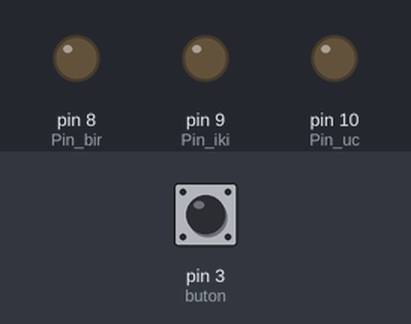
Simulated run of this sketch. Board: Arduino Uno, built with avr-gcc and run on an emulated ATmega328P. On the bench: output pins drawn as LEDs (lit = HIGH). The inputs (shaded band) are chosen by the test bench; at power-on: pin 3 (buton) LOW.

Above: at 1.2 s.
1.3 s: pin 3 (buton) pulled HIGH for 0.15 s
At 1.7 s:
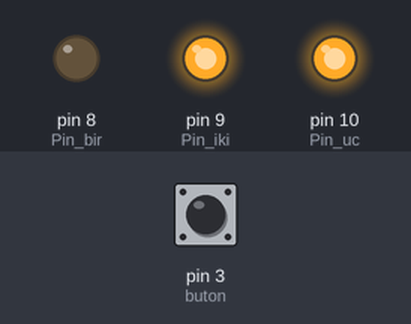
4.4 s: pin 3 (buton) pulled HIGH for 1 s
At 5.3 s:
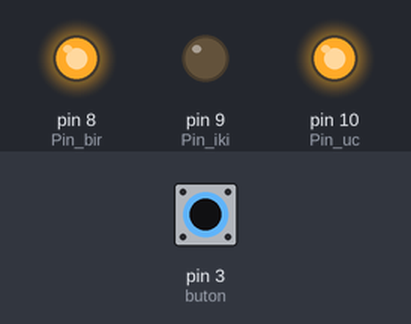
8.4 s: pin 3 (buton) pulled HIGH for 3.2 s
At 9.7 s:
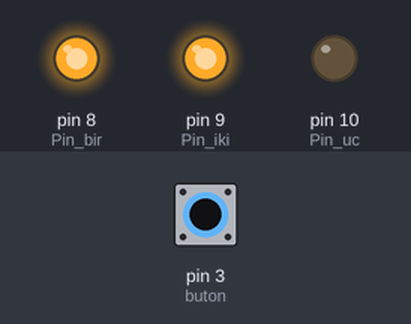
Timing chart, 0 to 15.4 s (numbered marks = the images above; inputs shaded):
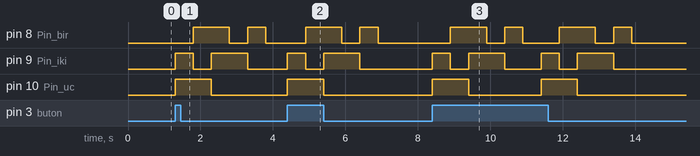

The sketch:

Button_and_RGB.ino
```cpp
int Pin_bir = 8;
int Pin_iki = 9;
int Pin_uc = 10;
int buton=3;

void setup() {
pinMode(Pin_bir, OUTPUT);
pinMode(Pin_iki, OUTPUT);
pinMode(Pin_uc, OUTPUT);
pinMode(buton, INPUT);
}

void loop() {
  if(digitalRead(buton)==1){  //Buton değeri 1' eşitse....
    RGB_renk (255,0,0);
    delay(500);
    RGB_renk(0,255,0);
    delay(500);
    RGB_renk(0,0,255);
    delay(500);
    RGB_renk(255,0,255);
    delay(500);
    RGB_renk(0,255,255);
    delay(500);
    RGB_renk(255,255,255);
    delay(500);

  }else{
  digitalWrite(Pin_bir, LOW);
  digitalWrite(Pin_iki, LOW);
  digitalWrite(Pin_uc, LOW);
  }

}
void RGB_renk(int kirmizi, int yesil, int mavi){
  kirmizi = 255-kirmizi;
  yesil = 255-yesil;
  mavi = 255-mavi;
  analogWrite(Pin_bir, kirmizi);
  analogWrite(Pin_iki, yesil);
  analogWrite(Pin_uc, mavi);
  }
```

Measured:
- after the input at 1.3 s, pin 8 (Pin_bir): LOW → HIGH after 0.50 s, → LOW 1.0 s later, → HIGH 0.50 s later, → LOW 0.50 s later; pin 9 (Pin_iki): LOW → HIGH at once, → LOW 0.50 s later, → HIGH 0.50 s later, → LOW 1.0 s later; pin 10 (Pin_uc): LOW → HIGH at once, → LOW 1.0 s later
- after the input at 4.4 s, pin 8 (Pin_bir): LOW → HIGH after 0.50 s, → LOW 1.0 s later, → HIGH 0.50 s later, → LOW 0.50 s later; pin 9 (Pin_iki): LOW → HIGH at once, → LOW 0.50 s later, → HIGH 0.50 s later, → LOW 1.0 s later; pin 10 (Pin_uc): LOW → HIGH at once, → LOW 1.0 s later
- after the input at 8.4 s, pin 8 (Pin_bir): LOW → HIGH after 0.50 s, → LOW 1.0 s later, → HIGH 0.50 s later, → LOW 0.50 s later, … (8 changes in this stretch); pin 9 (Pin_iki): LOW → HIGH at once, → LOW 0.50 s later, → HIGH 0.50 s later, → LOW 1.0 s later, … (8 changes in this stretch)
